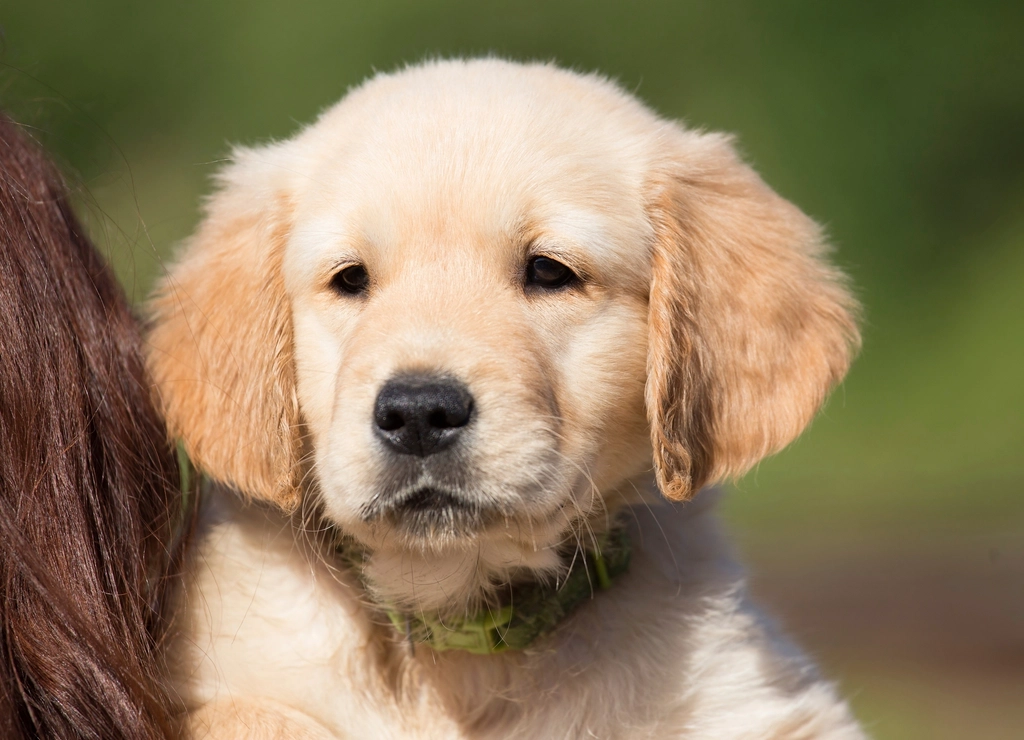
#> input picture gerador/assets/fotos/14bb3dc7.jpg, 1024 x 740 px
$ python mockup.py assets/fotos/14bb3dc7.jpg assets/fotos/157e6ada.jpg
#> lines starting #> are read from the running program, lines starting #| are printed output that depends on the picture; after the words box and inside, x2 and y2 are one past the last pixel; in counts of white or black regions, pixels touching at a corner belong together
# -*- coding: utf-8 -*-
"""Gera uma imagem de referencia (mockup) do calendario wire-o montado na mesa.
Uso: python3 mockup.py <pagina_frente.png> <pagina_atras.png> <saida.png>"""
import sys
import numpy as np
from PIL import Image, ImageDraw, ImageFilter

W, H = 2000, 1400


def coeffs(dst, src):
    """Coeficientes de Image.PERSPECTIVE que levam dst (saida) -> src (imagem)."""
    A, B = [], []
    for (x, y), (u, v) in zip(dst, src):
        A.append([x, y, 1, 0, 0, 0, -u * x, -u * y]); B.append(u)
        A.append([0, 0, 0, x, y, 1, -v * x, -v * y]); B.append(v)
    return np.linalg.solve(np.array(A, float), np.array(B, float)).tolist()


def colar(fundo, img, quad, sombra=0):
    iw, ih = img.size
    src = [(0, 0), (iw, 0), (iw, ih), (0, ih)]
    t = img.convert('RGBA').transform((W, H), Image.PERSPECTIVE, coeffs(quad, src), Image.BICUBIC)
    if sombra:
        t = Image.alpha_composite(t, Image.new('RGBA', (W, H), (0, 0, 0, 0)))
        a = np.array(t).astype(float); a[..., :3] *= (1 - sombra); t = Image.fromarray(a.astype('uint8'))
    fundo.alpha_composite(t)


def poligono(fundo, pts, cor, blur=0):
    camada = Image.new('RGBA', (W, H), (0, 0, 0, 0))
    ImageDraw.Draw(camada).polygon(pts, fill=cor)
    if blur: camada = camada.filter(ImageFilter.GaussianBlur(blur))
    fundo.alpha_composite(camada)


def main(frente, atras, saida):
    # fundo: mesa clara com degrade
#> called with frente = 'assets/fotos/14bb3dc7.jpg', saida = 'assets/fotos/157e6ada.jpg'
    y = np.linspace(0, 1, H)[:, None]
    base = np.dstack([248 - 18 * y + 0 * np.ones((1, W)), 244 - 20 * y + 0 * np.ones((1, W)), 246 - 16 * y + 0 * np.ones((1, W))])
    img = Image.fromarray(base.clip(0, 255).astype('uint8')).convert('RGBA')
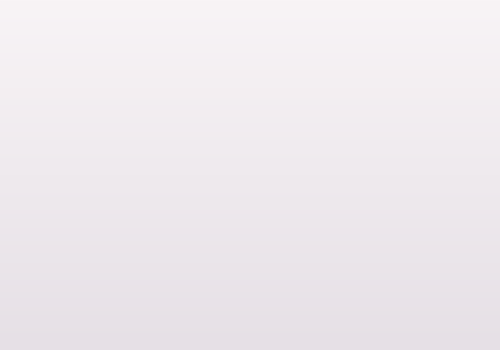
#> img: PIL image 2000x1400 RGBA (shown at 1/4 size); mean R, G, B, A 238.5, 233.5, 237.5, 255

    # geometria (calendario em pe, visto de 3/4)
    TL, TR, BR, BL = (640, 330), (1290, 300), (1350, 1010), (590, 1050)     # pagina da frente
    back_bot_R, back_bot_L = (1560, 900), (900, 900)                          # pe de tras do cavalete

    # sombra no chao
    poligono(img, [(560, 1060), (1370, 1020), (1640, 920), (980, 905)], (60, 30, 50, 110), blur=28)

    # lateral do cavalete (triangulo de papelao branco)
    poligono(img, [TR, BR, back_bot_R], (226, 222, 226, 255))
    poligono(img, [TR, back_bot_R, (1300, 312)], (214, 210, 215, 255))
    # base / aba inferior
    poligono(img, [BL, BR, (1362, 1030), (580, 1072)], (236, 232, 236, 255))

    # folhas de tras (espessura do bloco) e a pagina da frente
    for i, d in enumerate([10, 7, 4]):
        poligono(img, [(TL[0] + d, TL[1] + d * 0.3), (TR[0] + d, TR[1] + d * 0.3),
                       (BR[0] + d, BR[1] + d * 0.2), (BL[0] + d, BL[1] + d * 0.2)], (238 - i * 4, 236 - i * 4, 238 - i * 4, 255))
    colar(img, Image.open(frente), [TL, TR, BR, BL])
#> in colar, `iw, ih = img.size`: iw = 1024; ih = 740
#> in colar, `src = [(0, 0), (iw, 0), (iw, ih), (0, ih)]`: src = [(0, 0), (1024, 0), (1024, 740), (0, 740)]
#> the loop in coeffs, `for (x, y), (u, v) in zip(dst, src):` made 4 passes
#> (x, y, u, v) on passes 1 to 4: (640, 330, 0, 0), (1290, 300, 1024, 0), (1350, 1010, 1024, 740), (590, 1050, 0, 740)
#> after the loop in coeffs, `for (x, y), (u, v) in zip(dst, src):`: A = 8 items; B = [0, 0, 1024, 0, 1024, 740, 0, 740]
#> in colar, `t = img.convert('RGBA').transform((W, H), Image.PERSPECTIVE, coeffs(qu..`:
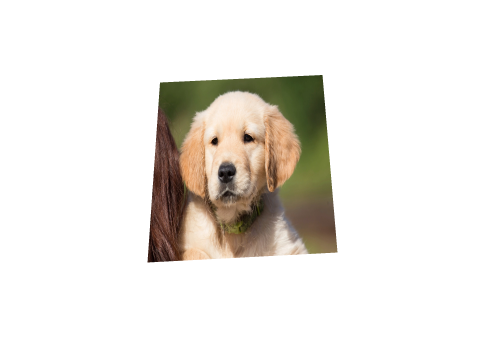
#> t: PIL image 2000x1400 RGBA (shown at 1/4 size); mean R, G, B, A 25.4, 22.1, 16.9, 45.9; transparent parts drawn white
#> in colar, `fundo.alpha_composite(t)`:
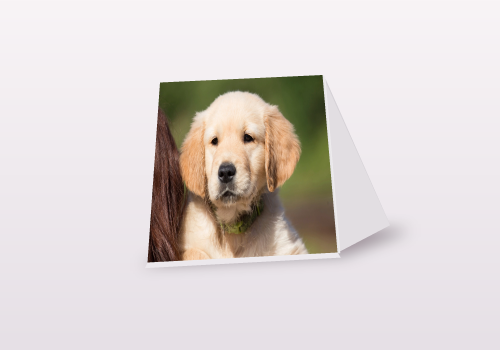
#> fundo: PIL image 2000x1400 RGBA (shown at 1/4 size); mean R, G, B, A 220.2, 212.8, 210.9, 255

    # leve sombreamento da pagina (luz vindo da esquerda)
    g = Image.new('L', (W, H), 0); ImageDraw.Draw(g).polygon([TL, TR, BR, BL], fill=255)
#> after `ImageDraw.Draw(g).polygon([TL, TR, BR, BL], fill=255)`:
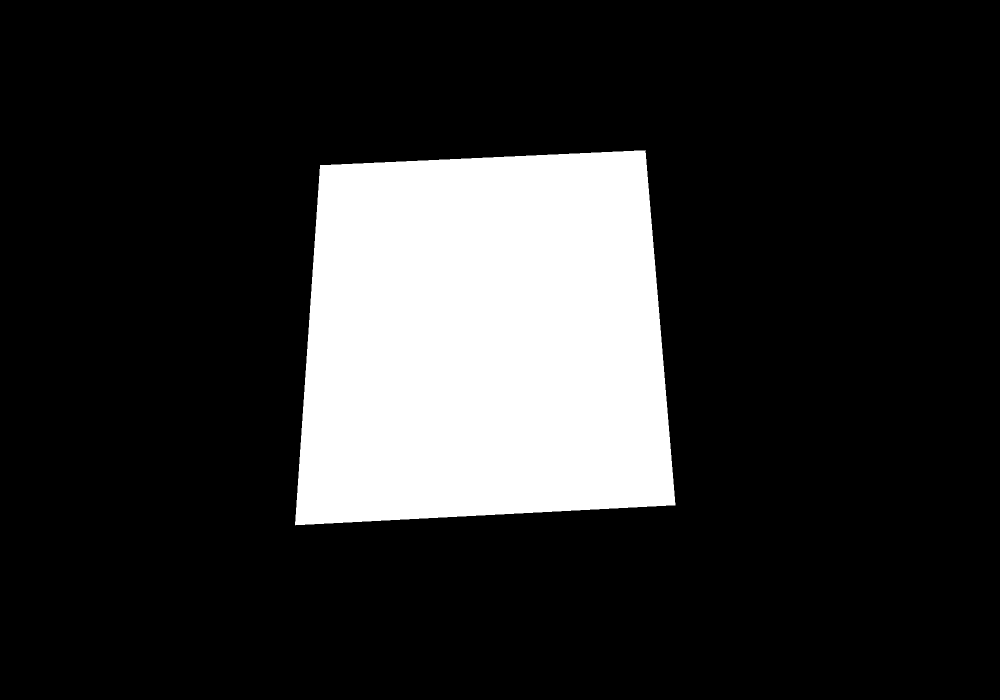
#> g: PIL image 2000x1400 L (shown at 1/2 size); 18% white; 1 white region, box (x1, y1, x2, y2) and area: (590, 300, 1351, 1051) 504996
    ramp = Image.fromarray((np.linspace(0, 22, W)[None, :] * np.ones((H, 1))).astype('uint8'))
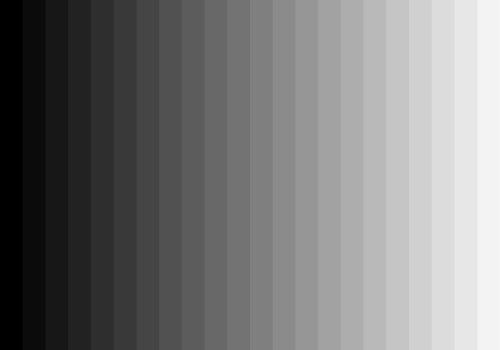
#> ramp: PIL image 2000x1400 L (shown at 1/4 size); min 0, max 22, mean 10.5; drawn with min black and max white
    escurecer = Image.new('RGBA', (W, H), (40, 20, 40, 0)); escurecer.putalpha(Image.composite(ramp, Image.new('L', (W, H), 0), g))
#> after `escurecer.putalpha(Image.composite(ramp, Image.new('L', (W, H), 0), g)`:
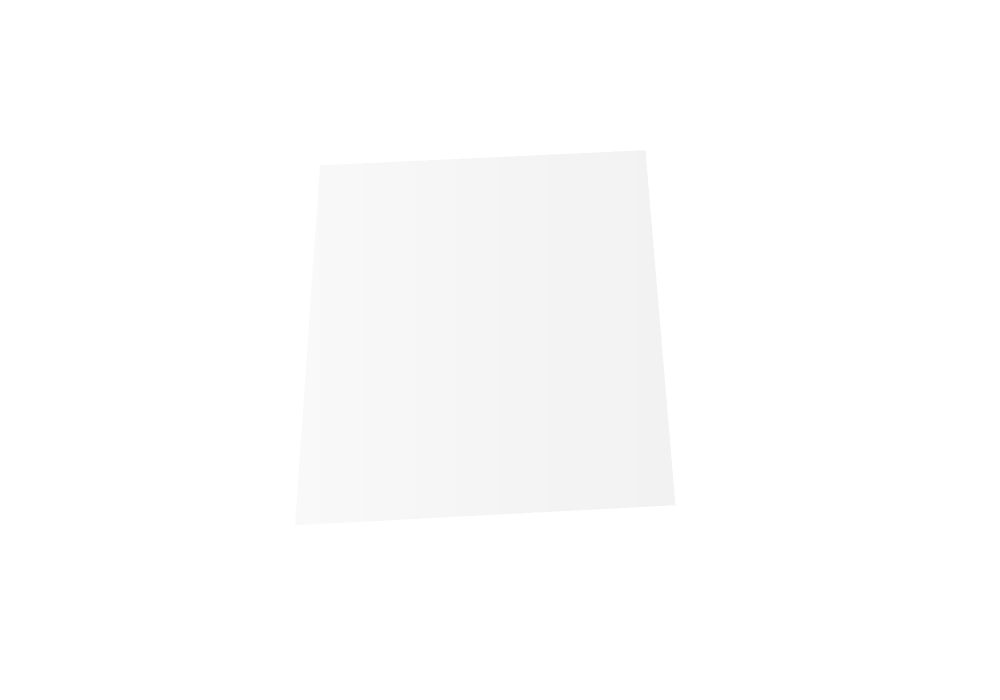
#> escurecer: PIL image 2000x1400 RGBA (shown at 1/2 size); mean R, G, B, A 40, 20, 40, 1.8; transparent parts drawn white
    img.alpha_composite(escurecer)

    # wire-o branco
    d = ImageDraw.Draw(img)
    n = 23
    for i in range(n):
        t = (i + 0.5) / n
        x = TL[0] + (TR[0] - TL[0]) * t; yb = TL[1] + (TR[1] - TL[1]) * t
        x0 = x - 7; y_top = yb - 34
        d.ellipse([x - 4, yb + 16, x + 4, yb + 24], fill=(70, 60, 70, 255))          # furo
        d.arc([x0 - 4, y_top, x0 + 18, yb + 26], start=180, end=360, fill=(150, 150, 155, 255), width=7)
        d.arc([x0 - 4, y_top, x0 + 18, yb + 26], start=180, end=360, fill=(252, 252, 252, 255), width=5)
        d.line([x0 + 18, yb - 4, x0 + 18, yb + 18], fill=(235, 235, 238, 255), width=4)

    img = img.convert('RGB')
#> img: PIL image 2000x1400 RGB
    # miniatura de outro mes ao lado, como "pagina seguinte"
    if atras:
        mini = Image.open(atras).convert('RGB').resize((420, 420), Image.LANCZOS)
        moldura = Image.new('RGB', (440, 440), (255, 255, 255)); moldura.paste(mini, (10, 10))
        sh = Image.new('RGBA', (W, H), (0, 0, 0, 0)); ImageDraw.Draw(sh).rectangle([1515, 365, 1955, 805], fill=(0, 0, 0, 70))
        img = Image.alpha_composite(img.convert('RGBA'), sh.filter(ImageFilter.GaussianBlur(14))).convert('RGB')
        img.paste(moldura, (1500, 350))
    img.save(saida, quality=95)


if __name__ == '__main__':
    main(sys.argv[1], sys.argv[2] if len(sys.argv) > 3 else None, sys.argv[-1])

$ run again, on gerador/assets/fotos/1cdf7866.jpg
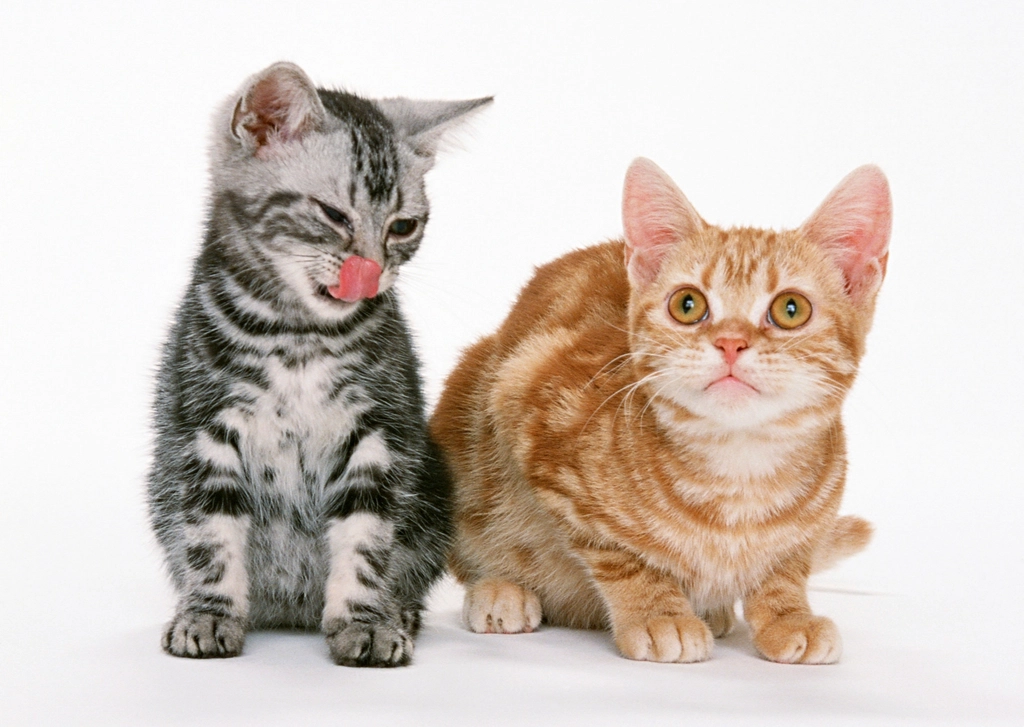
#> input picture gerador/assets/fotos/1cdf7866.jpg, 1024 x 727 px
#> iw = 1024; ih = 727
#> src = [(0, 0), (1024, 0), (1024, 727), (0, 727)]
#> the loop in coeffs, `for (x, y), (u, v) in zip(dst, src):` made 4 passes
#> (x, y, u, v) on passes 1 to 4: (640, 330, 0, 0), (1290, 300, 1024, 0), (1350, 1010, 1024, 727), (590, 1050, 0, 727)
#> after the loop in coeffs, `for (x, y), (u, v) in zip(dst, src):`: A = 8 items; B = [0, 0, 1024, 0, 1024, 727, 0, 727]
#> in colar, `t = img.convert('RGBA').transform((W, H), Image.PERSPECTIVE, coeffs(qu..`:
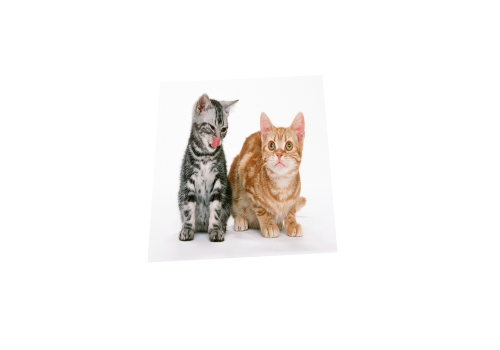
#> t: PIL image 2000x1400 RGBA (shown at 1/4 size); mean R, G, B, A 37.4, 35.4, 33.9, 45.9; transparent parts drawn white
#> in colar, `fundo.alpha_composite(t)`:
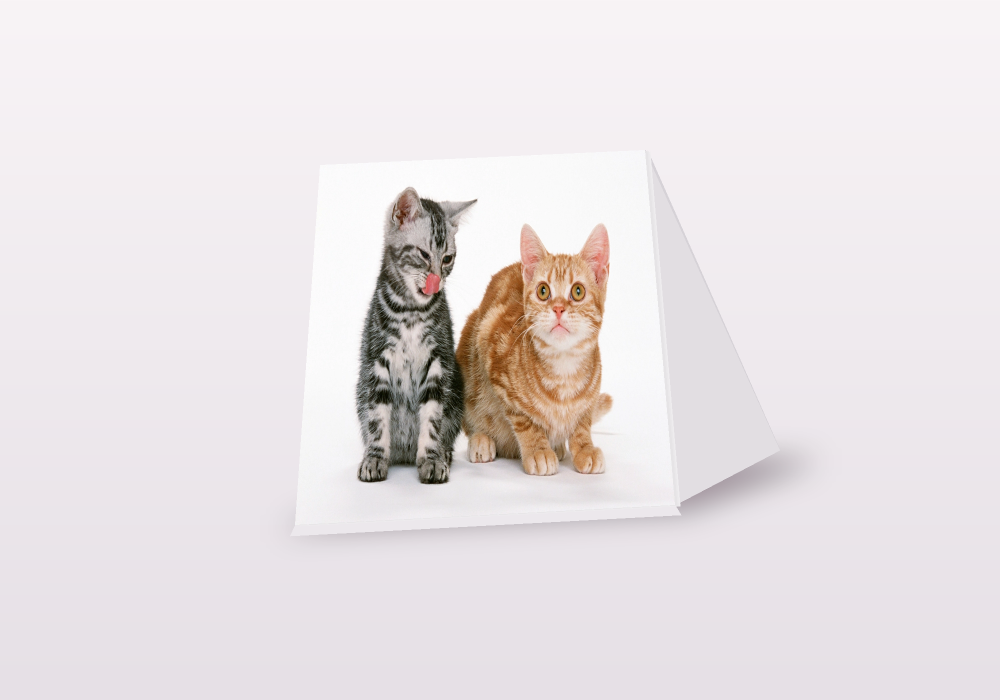
#> fundo: PIL image 2000x1400 RGBA (shown at 1/2 size); mean R, G, B, A 232.2, 226.1, 227.8, 255
#> g: PIL image 2000x1400 L; every value is 0
#> g: PIL image 2000x1400 L; 18% white; 1 white region, box (x1, y1, x2, y2) and area: (590, 300, 1351, 1051) 504996

$ run again, on gerador/assets/fotos/2b3f99ba.jpg
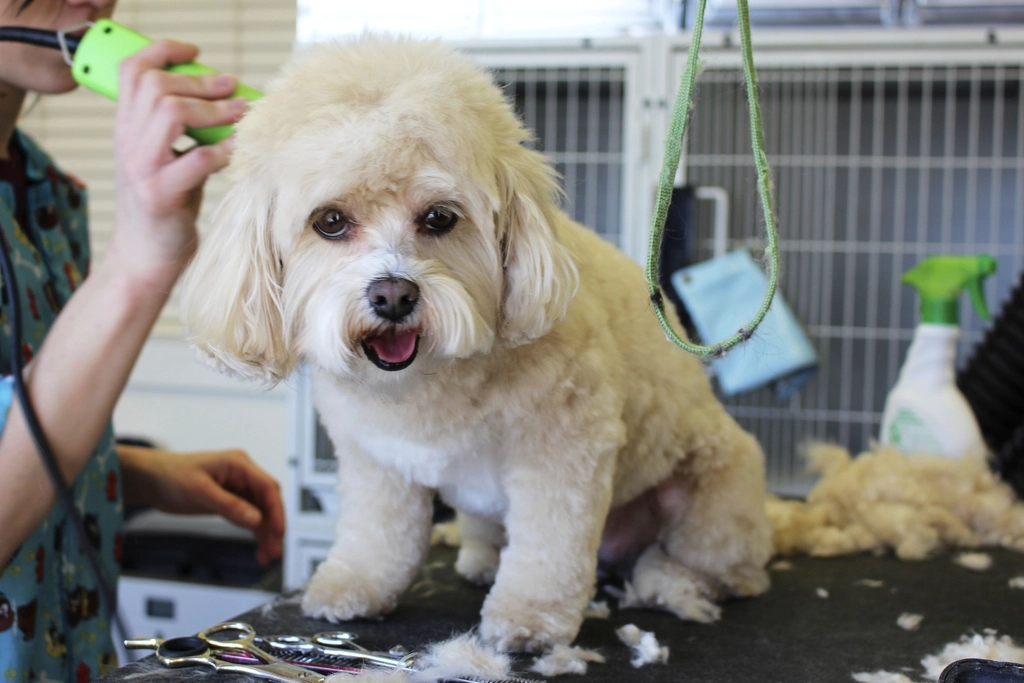
#> input picture gerador/assets/fotos/2b3f99ba.jpg, 1024 x 683 px
#> iw = 1024; ih = 683
#> src = [(0, 0), (1024, 0), (1024, 683), (0, 683)]
#> the loop in coeffs, `for (x, y), (u, v) in zip(dst, src):` made 4 passes
#> (x, y, u, v) on passes 1 to 4: (640, 330, 0, 0), (1290, 300, 1024, 0), (1350, 1010, 1024, 683), (590, 1050, 0, 683)
#> after the loop in coeffs, `for (x, y), (u, v) in zip(dst, src):`: A = 8 items; B = [0, 0, 1024, 0, 1024, 683, 0, 683]
#> in colar, `t = img.convert('RGBA').transform((W, H), Image.PERSPECTIVE, coeffs(qu..`:
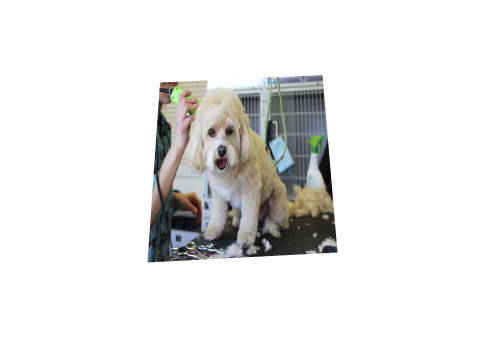
#> t: PIL image 2000x1400 RGBA (shown at 1/4 size); mean R, G, B, A 23.1, 22.9, 22, 45.9; transparent parts drawn white
#> in colar, `fundo.alpha_composite(t)`:
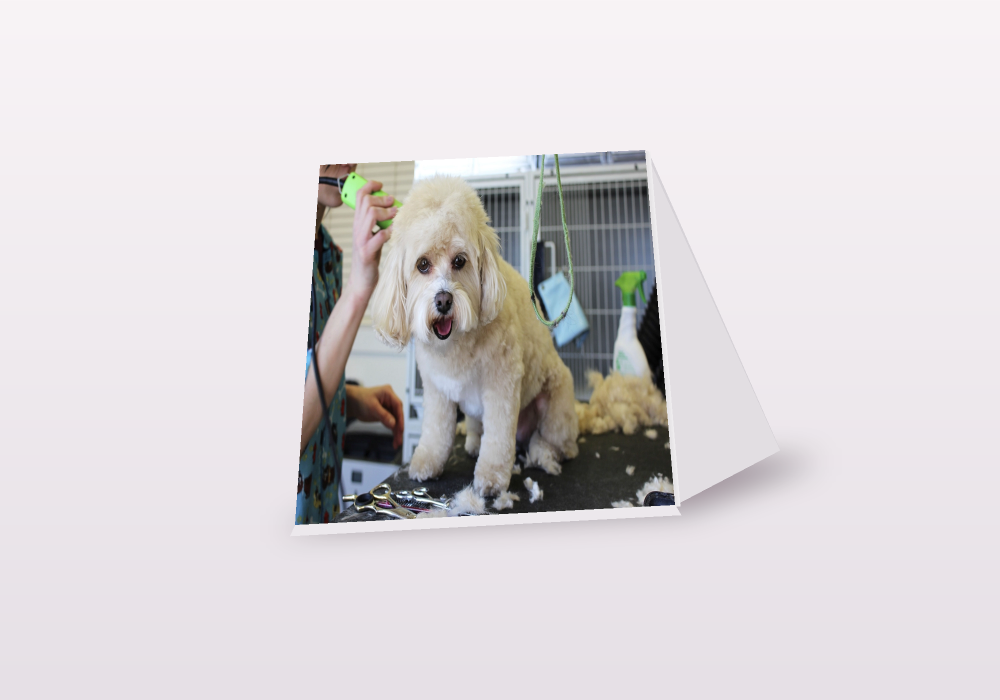
#> fundo: PIL image 2000x1400 RGBA (shown at 1/2 size); mean R, G, B, A 217.8, 213.6, 216, 255
#> g: PIL image 2000x1400 L; every value is 0
#> g: PIL image 2000x1400 L; 18% white; 1 white region, box (x1, y1, x2, y2) and area: (590, 300, 1351, 1051) 504996
